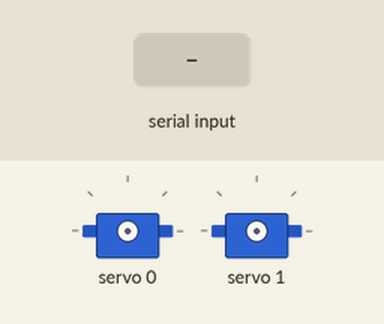
The sketch below on a simulated ESP8266 (Wemos D1 mini). Shown: 2 × servo. Inputs (shaded band) come from the test bench. What the sketch prints to the serial monitor is not drawn.

Above: at 1.3 s.
1.4 s: "1" received over Serial
2.9 s: "q" received over Serial
4.4 s: "e" received over Serial
5.9 s: "2" received over Serial
Timing chart, 0 to 8.4 s (numbered marks = the images above; inputs shaded):
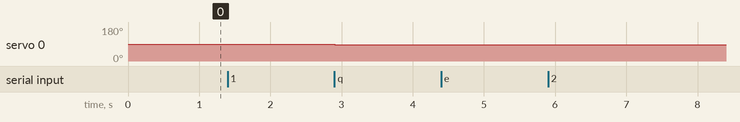

Measured:
- after the input at 2.9 s, servo 0: 88° → 86° at once
- after the input at 4.4 s, every drawn part: stays the same

The sketch:

d1_mini_pca8965_serial_control.ino
```cpp
// board: LOLIN(WEMOS) D1 R2 & mini
#include <Wire.h>
#include <Adafruit_PWMServoDriver.h>

#define SDA_PIN D2
#define SCL_PIN D1

Adafruit_PWMServoDriver pwm = Adafruit_PWMServoDriver(0x40);

// =====================================================
// SERVO SETTINGS
// =====================================================

// SG90
#define SERVOMIN 102    // ~500 us
#define SERVOMAX 492    // ~2400 us

// MG946R alternative:
// #define SERVOMIN 102    // ~500 us
// #define SERVOMAX 512    // ~2500 us

// Conservative MG946R:
// #define SERVOMIN 123    // ~600 us
// #define SERVOMAX 492    // ~2400 us

#define MIN_ANGLE 10
#define MAX_ANGLE 170
#define START_ANGLE 90

#define NUM_SERVOS 6

// Remember last position of each servo
int servoPosition[NUM_SERVOS];

// Currently selected servo
int selectedServo = -1;


// =====================================================
// SET SERVO ANGLE
// =====================================================

void setServoAngle(int channel, int angle) {

  angle = constrain(angle, MIN_ANGLE, MAX_ANGLE);

  int pulse = map(angle, 0, 180, SERVOMIN, SERVOMAX);

  pwm.setPWM(channel, 0, pulse);
}


// =====================================================
// TURN OFF SERVO SIGNAL
// =====================================================

void stopServo(int channel) {
  pwm.setPWM(channel, 0, 0);
}


// =====================================================
// PRINT MENU
// =====================================================

void printMenu() {

  Serial.println();
  Serial.println("==============================");
  Serial.println(" PCA9685 SERVO CONTROL");
  Serial.println("==============================");
  Serial.println();
  Serial.println("Enter 1-6 to select servo");
  Serial.println();
  Serial.println("1 = CH0"); //base 10-170
  Serial.println("2 = CH1"); //boom 30-170, default 90
  Serial.println("3 = CH2"); //arm 10-170, default 94
  Serial.println("4 = CH3"); //wrist pitch 10-170, default 62
  Serial.println("5 = CH4"); //wrist roll 20-170, default 74
  Serial.println("6 = CH5"); //grip 80-138, default 110
  Serial.println();
  Serial.println("q = -2 degrees");
  Serial.println("a = +2 degrees");
  Serial.println("e = exit");
  Serial.println();
}


// =====================================================
// SETUP
// =====================================================

void setup() {

  Serial.begin(115200);

  Wire.begin(SDA_PIN, SCL_PIN);

  pwm.begin();
  pwm.setPWMFreq(50);

  delay(100);

  // No servo signal at startup
  for (int i = 0; i < 16; i++) {
    pwm.setPWM(i, 0, 0);
  }

  // Initial position for each servo
  for (int i = 0; i < NUM_SERVOS; i++) {
    servoPosition[i] = START_ANGLE;
  }

  printMenu();
}


// =====================================================
// LOOP
// =====================================================

void loop() {

  // ===================================================
  // SERVO SELECTION MENU
  // ===================================================

  if (selectedServo == -1) {

    if (Serial.available()) {

      char command = Serial.read();

      // Select servo 1-6
      if (command >= '1' && command <= '6') {

        selectedServo = command - '1';

        Serial.println();
        Serial.print("Selected servo ");
        Serial.println(selectedServo + 1);

        Serial.print("PCA9685 channel: ");
        Serial.println(selectedServo);

        Serial.print("Current position: ");
        Serial.print(servoPosition[selectedServo]);
        Serial.println(" degrees");

        Serial.println();
        Serial.println("q = -2 degrees");
        Serial.println("a = +2 degrees");
        Serial.println("e = exit");
        Serial.println();

        // Start signal for selected servo
        // at its remembered position
        setServoAngle(
          selectedServo,
          servoPosition[selectedServo]
        );
      }
    }

    return;
  }


  // ===================================================
  // SERVO CONTROL
  // ===================================================

  if (Serial.available()) {

    char command = Serial.read();


    // -------------------------------------------------
    // q = MOVE -2 DEGREES
    // -------------------------------------------------

    if (command == 'q') {

      servoPosition[selectedServo] -= 2;

      servoPosition[selectedServo] =
        constrain(
          servoPosition[selectedServo],
          MIN_ANGLE,
          MAX_ANGLE
        );

      setServoAngle(
        selectedServo,
        servoPosition[selectedServo]
      );

      Serial.print("Servo ");
      Serial.print(selectedServo + 1);
      Serial.print(": ");
      Serial.print(servoPosition[selectedServo]);
      Serial.println(" degrees");
    }


    // -------------------------------------------------
    // a = MOVE +2 DEGREES
    // -------------------------------------------------

    else if (command == 'a') {

      servoPosition[selectedServo] += 2;

      servoPosition[selectedServo] =
        constrain(
          servoPosition[selectedServo],
          MIN_ANGLE,
          MAX_ANGLE
        );

      setServoAngle(
        selectedServo,
        servoPosition[selectedServo]
      );

      Serial.print("Servo ");
      Serial.print(selectedServo + 1);
      Serial.print(": ");
      Serial.print(servoPosition[selectedServo]);
      Serial.println(" degrees");
    }


    // -------------------------------------------------
    // e = EXIT
    // -------------------------------------------------

    else if (command == 'e') {

      Serial.println();
      Serial.print("Servo ");
      Serial.print(selectedServo + 1);
      Serial.print(" position saved at ");
      Serial.print(servoPosition[selectedServo]);
      Serial.println(" degrees.");

      // Stop PWM signal
      stopServo(selectedServo);

      // Return to selection menu
      selectedServo = -1;

      printMenu();
    }
  }
}
```
